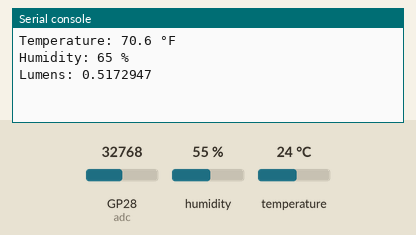
Simulated run of this program. Board: Raspberry Pi Pico running MicroPython. Shown: the last lines printed to the serial console. Inputs (shaded band) come from the test bench; at power-on: GP28 (adc) = 32768, humidity 55 %, temperature 24 °C (analog values on the 0–65535 scale).

Above: at 1.2 s.
1.3 s: GP28 (adc) set to 65535
At 3.2 s:
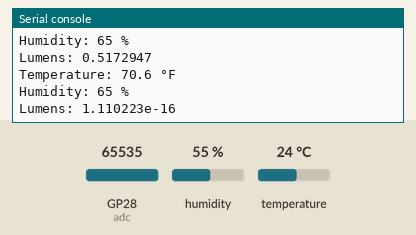
5.5 s: humidity set to 22 %
At 6.7 s:
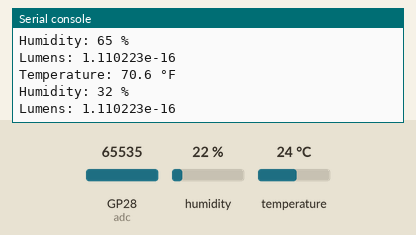
8.2 s: temperature set to 12 °C
At 10.7 s:
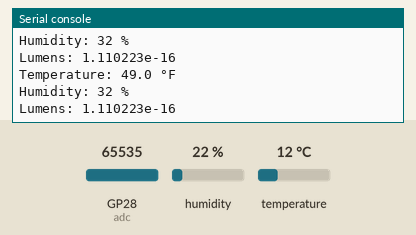
10.9 s: GP28 (adc) set to 57670
At 12.6 s:
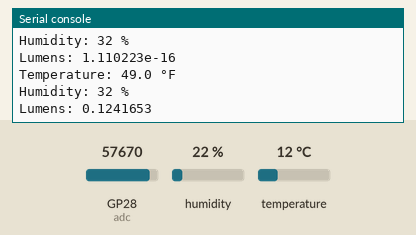
13.6 s: humidity set to 40 %
At 15.0 s:
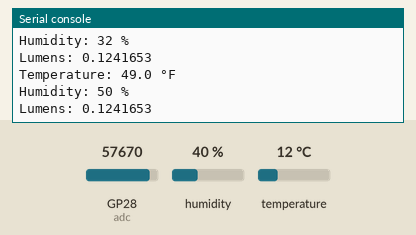
Timing chart, 0 to 16.6 s (numbered marks = the images above; inputs shaded):
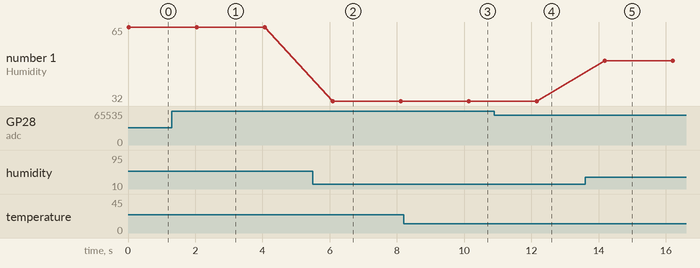

The program:

LDR_THS_CAM.py
```python
import machine
import time
import dht
from machine import ADC

adc = ADC(28)
sensor = dht.DHT11(machine.Pin(4))  # Adjust pin if needed

while True:
    try:
        sensor.measure()
        Lumens = (-1/(65535-2192))*adc.read_u16() + 2192/(65535-2192) + 1
        print("Temperature:", sensor.temperature()*1.8 + 27.4, "°F")
        print("Humidity:", sensor.humidity() + 10, "%")
        print(f"Lumens: {Lumens}")
    except Exception as e:
        print("Error", e)
    time.sleep(2)
```

Measured:
- after the input at 1.3 s, the serial console: prints a new line after 0.75 s (image 1)
- after the input at 5.5 s, the serial console: prints a new line after 0.59 s (image 2)
- after the input at 8.2 s, the serial console: prints a new line after 1.9 s (image 3)
- after the input at 10.9 s, the serial console: prints a new line after 1.3 s (image 4)
- after the input at 13.6 s, the serial console: prints a new line after 0.58 s (image 5)
- plotted number 1: 65 → 32 after the input at 5.5 s, 32 → 50 after the input at 13.6 s
